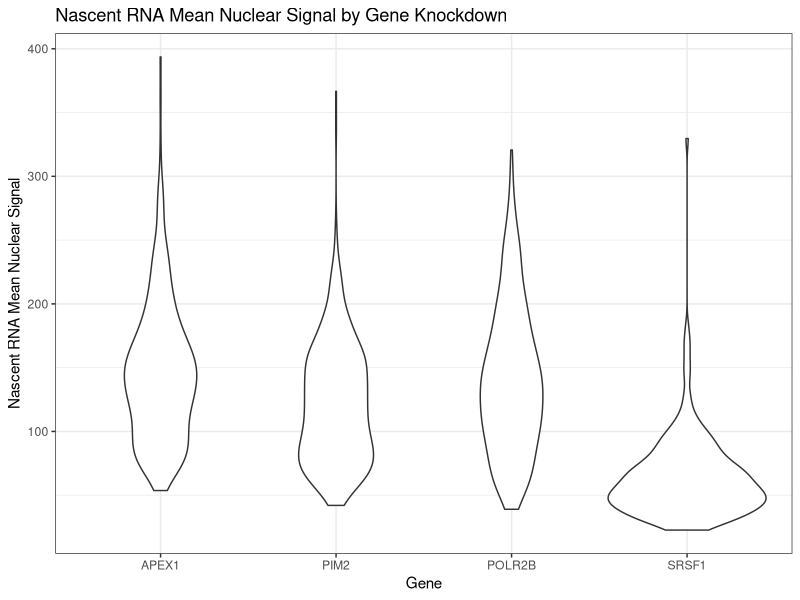
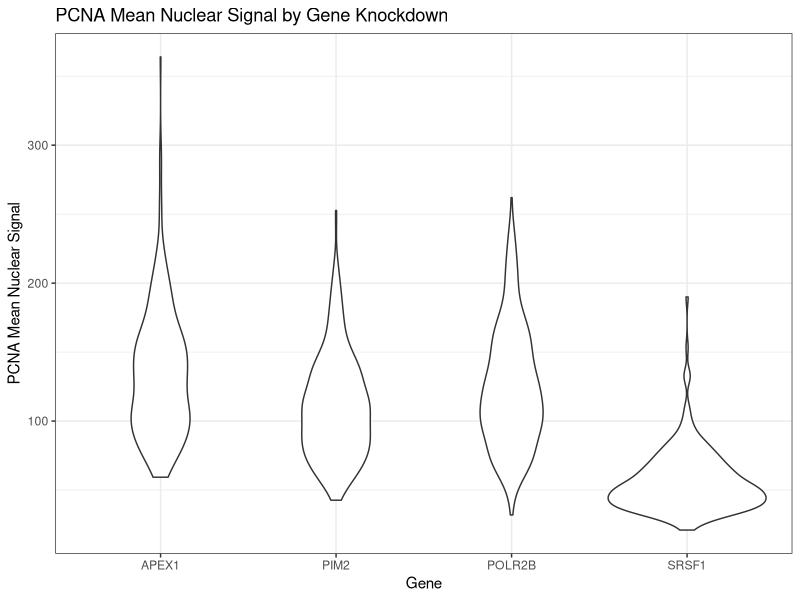
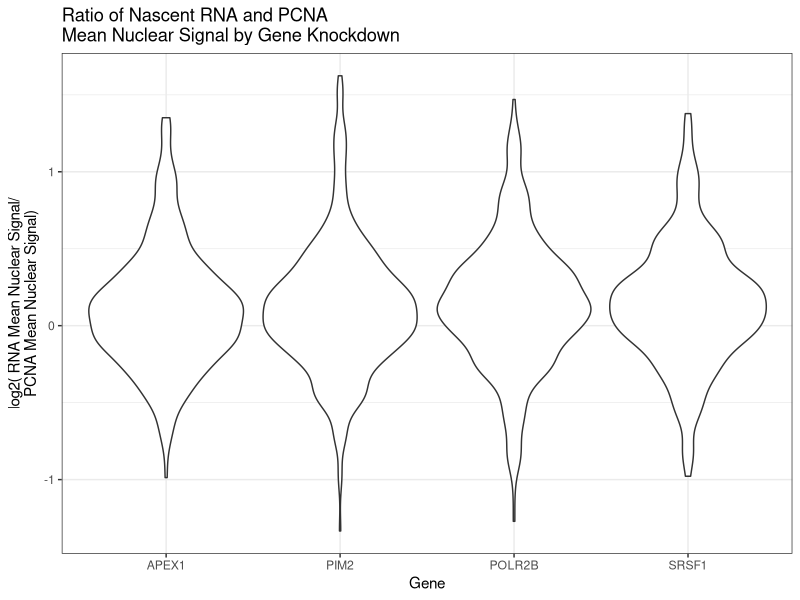
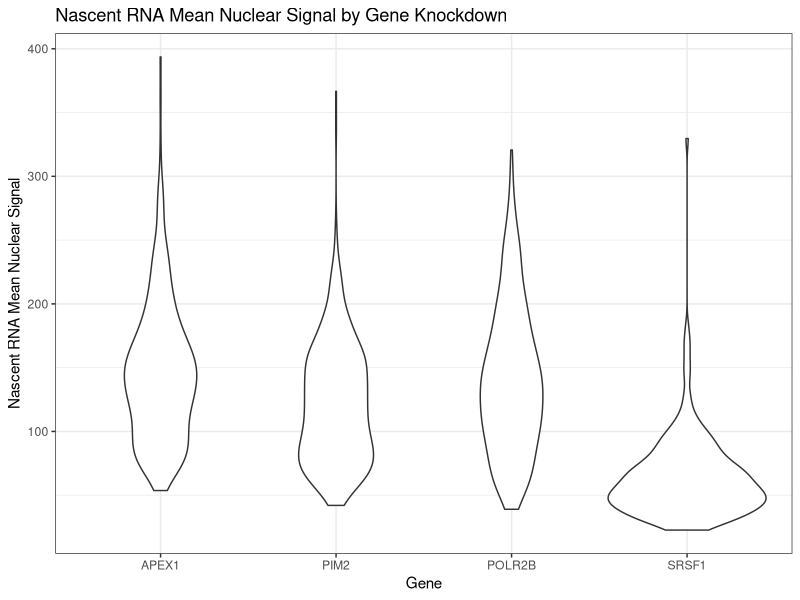
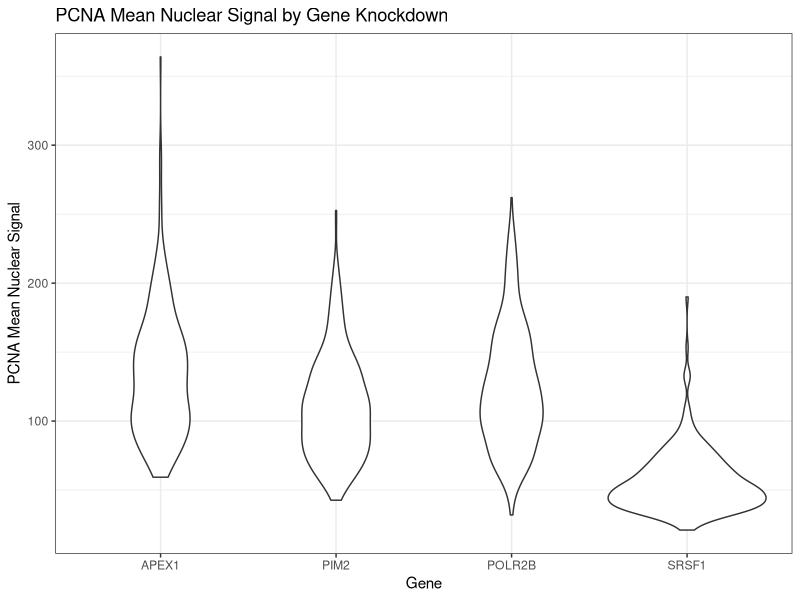
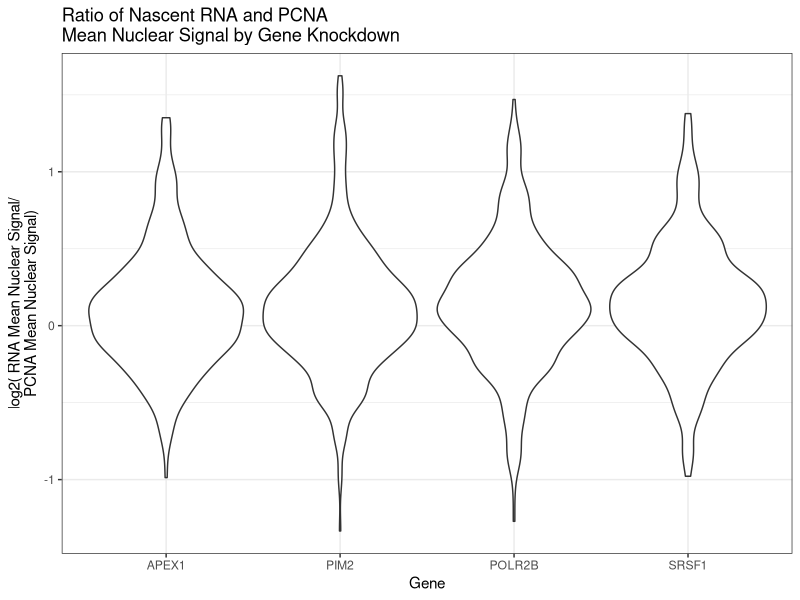

Generate these figures, in order, with R:
library(tidyverse)
library(ggthemes)

setwd("~/qbb2024-answers/week10/")
nuclei = read_csv("nuclei.csv")

meanRatioByGene = nuclei %>% group_by(gene) %>% summarise(mean = mean(Ratio))

ggplot(nuclei,aes(x=gene,y = nascentRNA))+
  geom_violin() +
  theme_bw() +
  labs(title = "Nascent RNA Mean Nuclear Signal by Gene Knockdown",x="Gene",y="Nascent RNA Mean Nuclear Signal")
ggsave("NascentRNA.png")

  ggplot(nuclei,aes(x=gene,y = PCNA))+
  geom_violin() +
  theme_bw() +
  labs(title = "PCNA Mean Nuclear Signal by Gene Knockdown",x="Gene",y="PCNA Mean Nuclear Signal")
ggsave("PCNA.png")
  
  ggplot(nuclei,aes(x=gene,y = Ratio))+
    geom_violin() +
    theme_bw() +
    labs(title = "Ratio of Nascent RNA and PCNA\nMean Nuclear Signal by Gene Knockdown",x="Gene",y="log2( RNA Mean Nuclear Signal/\nPCNA Mean Nuclear Signal)")
ggsave("Ratio.png")
  